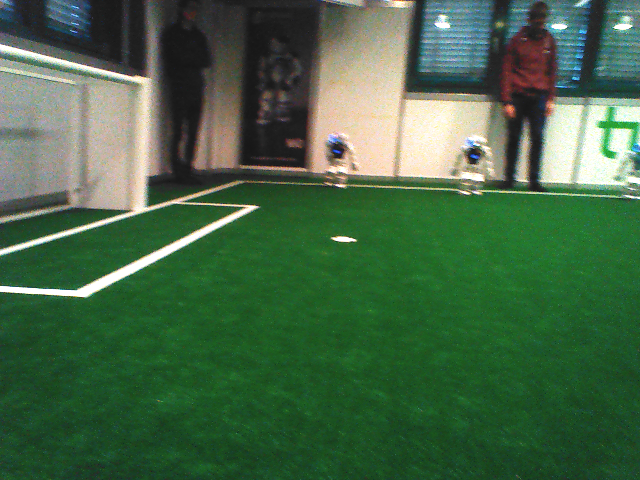
#> input picture testField.png, 640 x 480 px
$ jupyter execute --allow-errors 'Blur&Edge.ipynb'   (older library calls are emulated)
#> lines starting #> are read from the running program, lines starting #| are printed output that depends on the picture; after the words box and inside, x2 and y2 are one past the last pixel; in counts of white or black regions, pixels touching at a corner belong together
[cell 1]
import cv2
import numpy as np
from matplotlib import pyplot as plt
import random
from collections import Counter
from sklearn import linear_model, datasets

[cell 2]
img = cv2.imread("testField.png")
#> img is the input picture: shape (480, 640, 3); mean B, G, R 70.5, 103, 69.3
blur =cv2.GaussianBlur(img,(71,71),10)
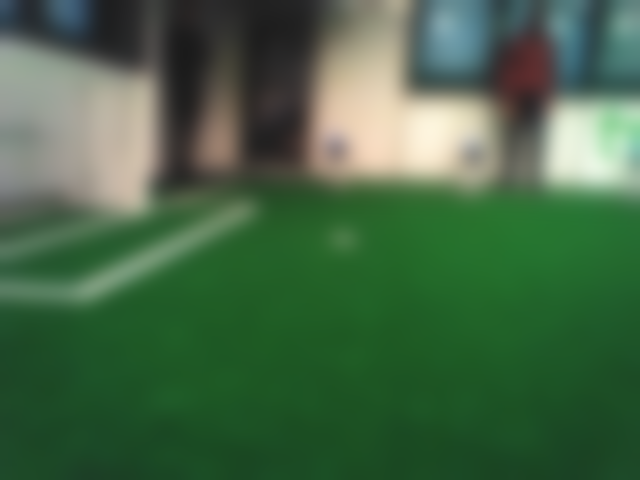
#> blur: shape (480, 640, 3); mean B, G, R 70.5, 103, 69.3
plt.imshow(blur)
plt.title('Original')

[cell 3]
hsv =  cv2.cvtColor(blur,cv2.COLOR_BGR2HSV)
#> hsv: shape (480, 640, 3); mean H, S, V 56.4, 110.1, 105.5
plt.imshow(hsv)
# [4 lines of commented-out code are left out]

[cell 4]
def findgreen(image):
    thres = 63
    # find sample methods
    ys = np.random.choice(np.linspace(200,479,278),100)
    xs = np.random.choice(np.linspace(0,600,601),100)
    print(ys[1],xs[1])
    i=4
    print(image[int(ys[i]),int(xs[i])])
    values = [image[int(ys[i]),int(xs[i])] for i in range(100)]
    countVal = Counter(values)
    modus = countVal.most_common(1)[0][0]
    print(modus)
    # optie om via arrays sneller te maken
    minmod = np.array(np.array(modus) - thres)
    maxmod = np.array(np.array(modus) + thres)

#     return image[image<maxmod and image>minmod]
    nimage = image[:].copy()

    # Via opencv
    nimage = cv2.inRange(image,minmod,maxmod)

    return nimage

[cell 5]
# Get edge from hue values of hsv
h,s,v = cv2.split(hsv)
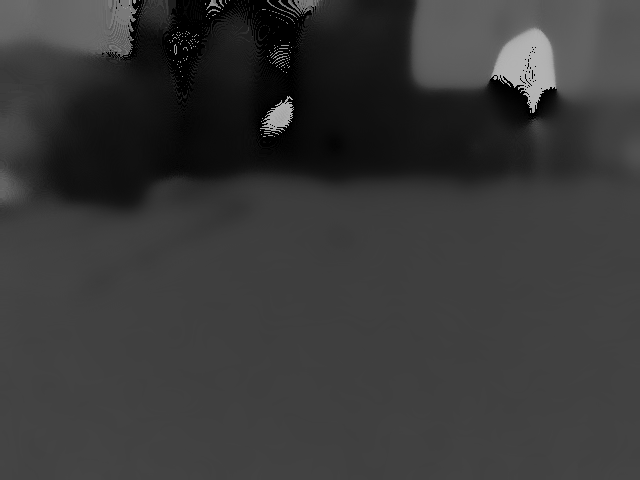
#> h: shape (480, 640); min 0, max 179, mean 56.4
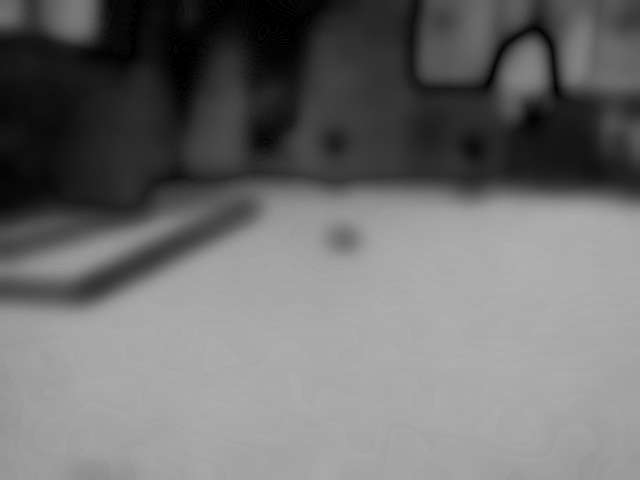
#> s: shape (480, 640); min 0, max 175, mean 110.1
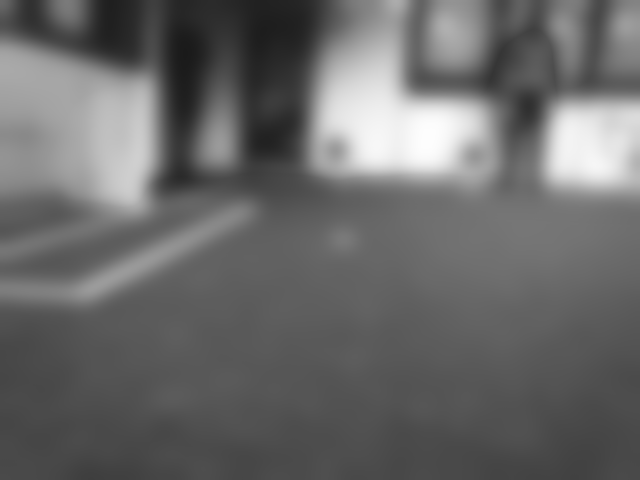
#> v: shape (480, 640); min 26, max 253, mean 105.5
new = findgreen(np.array(s))
#| 164
#> in findgreen, `values = [image[int(ys[i]),int(xs[i])] for i in range(100)]`: values = 100 values, max 173 at index 15, min 33 at index 6, mean 155.6
#> in findgreen, `countVal = Counter(values)`: countVal = 34 items
#> in findgreen, `modus = countVal.most_common(1)[0][0]`: modus = 168
#| 168
#> in findgreen, `minmod = np.array(np.array(modus) - thres)`: minmod = 105
#> in findgreen, `maxmod = np.array(np.array(modus) + thres)`: maxmod = 231
#> in findgreen, `nimage = cv2.inRange(image,minmod,maxmod)`:
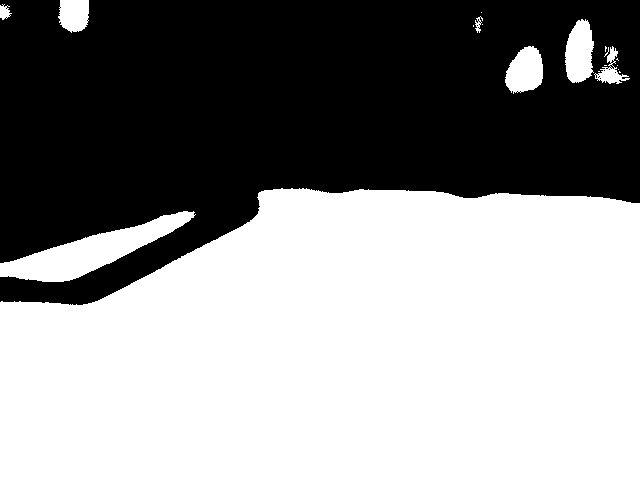
#> nimage: shape (480, 640); 55.8% white; 7 black regions (6 under 20 px), largest, box (x1, y1, x2, y2) and area: (0, 0, 640, 305) 135726

edge = cv2.Canny(new, 20,40)
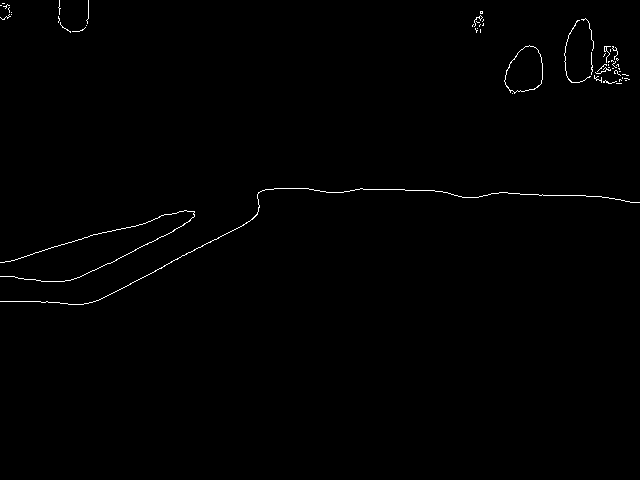
#> edge: shape (480, 640); 0.57% white in thin lines or dots, all inside (x1, y1, x2, y2) = (0, 0, 640, 305)
ransac = linear_model.RANSACRegressor()
y,x = np.argwhere(edge == 255)[:,0], np.argwhere(edge == 255)[:,1]
#> y = 1765 values from 0 to 304; x = 1765 values, max 639 at index 1070, min 0 at index 14, mean 327.8

plt.imshow(edge)

[cell 6]
#preprocess:
bot_mask = y < 400
xp = x[bot_mask]
#> xp has the same summary as x
yp = y[bot_mask]
#> yp = 1765 values from 0 to 304
data = np.array([xp,yp]).T
#> data = 1765 pairs, first value 0 to 639, second value 0 to 304
print(data)
#> (printed output is left out)

[cell 7]
from skimage.measure import LineModelND, ransac
# https://scikit-image.org/docs/dev/api/skimage.measure.html?highlight=ransac#skimage.measure.ransac
# https://scikit-image.org/docs/dev/auto_examples/transform/plot_ransac.html

[cell 8]
model_robust, inliers_mask = ransac(data, LineModelND, min_samples=2, residual_threshold=1, max_trials=300)
outliers_mask = inliers_mask == False
print("Number of reduced points:",len(data[inliers_mask]),len(data))
#| Number of reduced points: 205 1765

yin = data.T[1][inliers_mask]
#> yin = 205 values from 188 to 197
xin = data.T[0][inliers_mask]
#> xin = 205 values, max 608 at index 204, min 355 at index 3, mean 483.4
# plt.imshow(edge)
# plt.plot(xin,yin, "r.")

# from points get line:
Ny,Nx = np.shape(edge)
#> Ny = 480; Nx = 640
xdiff = xin[0] - xin[-1]
#> xdiff = -248
ydiff = yin[0] - yin[-1]
#> ydiff = -9
if xdiff == 0 or ydiff == 0:
    # in case line is horizontal or vertical
    exit()
a = ydiff/xdiff
#> a = 0.0363
b = yin[0] - xin[0]*a
#> b = 174.9
line = a*np.arange(Nx) + b
#> line = 640 values from 174.9 to 198.1
# plt.plot(line)

# Do same for second line:
data2 = data[outliers_mask]
#> data2 = 1560 pairs, first value 0 to 639, second value 0 to 304
model_robust, inliers_mask = ransac(data2, LineModelND, min_samples=2, residual_threshold=1, max_trials=300)
yin = data2.T[1][inliers_mask]
#> yin = 174 values from 41 to 301
xin = data2.T[0][inliers_mask]
#> xin = 174 values, max 593 at index 0, min 95 at index 173, mean 199.2
plt.plot(xin,yin, "g.")

# from points get line:
Ny,Nx = np.shape(edge)
xdiff = xin[0] - xin[-1]
#> xdiff = 498
ydiff = yin[0] - yin[-1]
#> ydiff = -260
if xdiff == 0 or ydiff == 0:
    # in case line is horizontal or vertical
    exit()
a = ydiff/xdiff
#> a = -0.522
b = yin[0] - xin[0]*a
#> b = 350.6
line2 = a*np.arange(Nx) + b
#> line2 = 640 values, max 350.6 at index 0, min 16.98 at index 639, mean 183.8
# plt.plot(line2)
# plt.show()


# Area enclosed by first line
# Polygon coordinates [[top left], [top right], [bottom right], [bottom left]]
area1 = np.array([[[0,0],[Nx,0],[Nx,line[-1]],[0, line[0]]]], dtype=np.int32)
#> area1 = [[0, 0], [640, 0], [640, 198], [0, 174]]
# ... second line
area2 = np.array( [[[0,0],[Nx,0],[Nx,line2[-1]],[0, line2[0]]]], dtype=np.int32 )
#> area2 = [[0, 0], [640, 0], [640, 16], [0, 350]]
cv2.fillPoly(edge, area1, 255)
#> edge: shape (480, 640); 39.3% white; 2 white regions, box (x1, y1, x2, y2) and area: (0, 0, 640, 305) 120204, (0, 210, 195, 282) 406
cv2.fillPoly(edge, area2, 255)
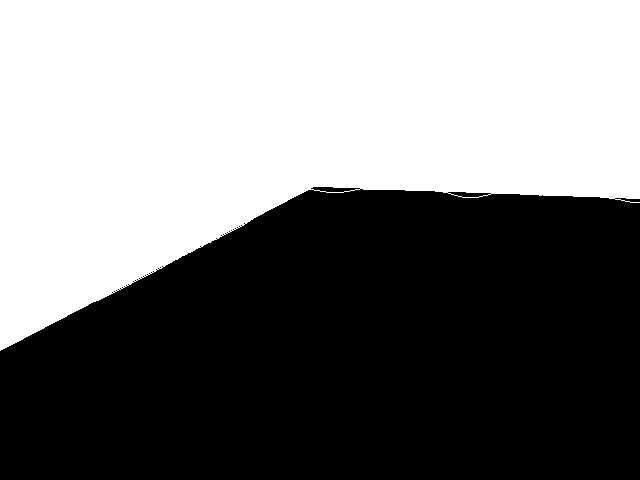
#> edge: shape (480, 640); 48.1% white; 1 white region, box (x1, y1, x2, y2) and area: (0, 0, 640, 351) 147749

# Using tilde (~) to fill in either the field or the non-field part
plt.subplot(121), plt.imshow(~edge, cmap='Greys_r')
# plt.plot(xin,yin, "r.")

plt.imshow(img)
plt.figure()
original_copy = img
cv2.fillPoly(original_copy, area1, 0)
cv2.fillPoly(original_copy, area2, 0)
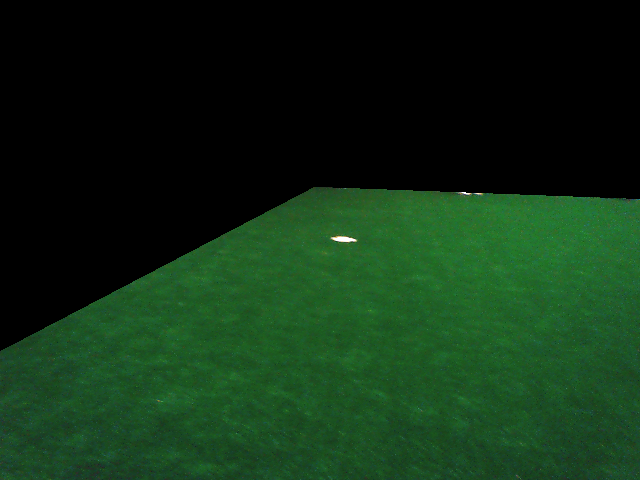
#> original_copy: shape (480, 640, 3); mean B, G, R 20.3, 46, 16.2
plt.subplot(122), plt.imshow(original_copy)

# plt.plot(line)
# plt.plot(line2)
plt.show()
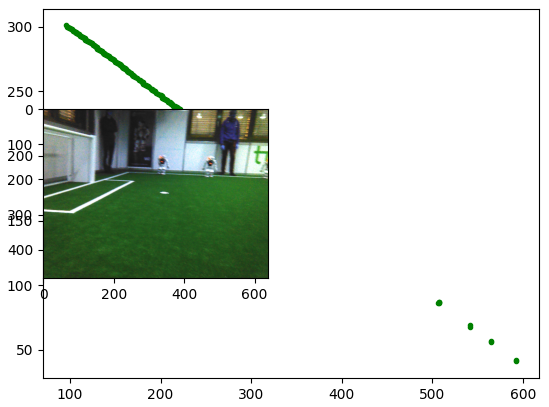
#> figure drawn by matplotlib, 2 panels; B, G, R data is drawn as R, G, B

## voor het checken of twee lijnen goed zijn: kijk ofze kruizen binnen image & iets lastiger of oppervlakte onder kruizing een mogelijk veld is

#> (a cell that did not finish here is left out)

[cell 10]
plt.imshow(img)
plt.plot(line)
plt.plot(line2)
plt.show()
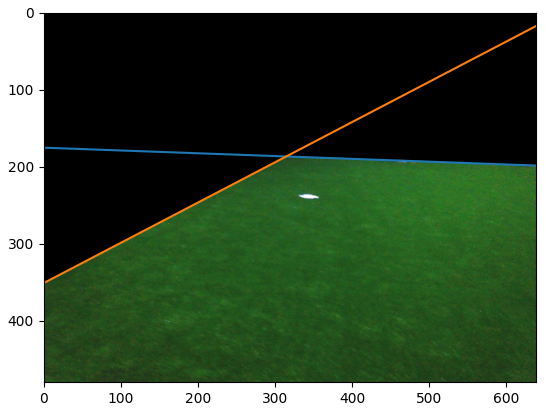
#> figure drawn by matplotlib, 1 panel; B, G, R data is drawn as R, G, B
